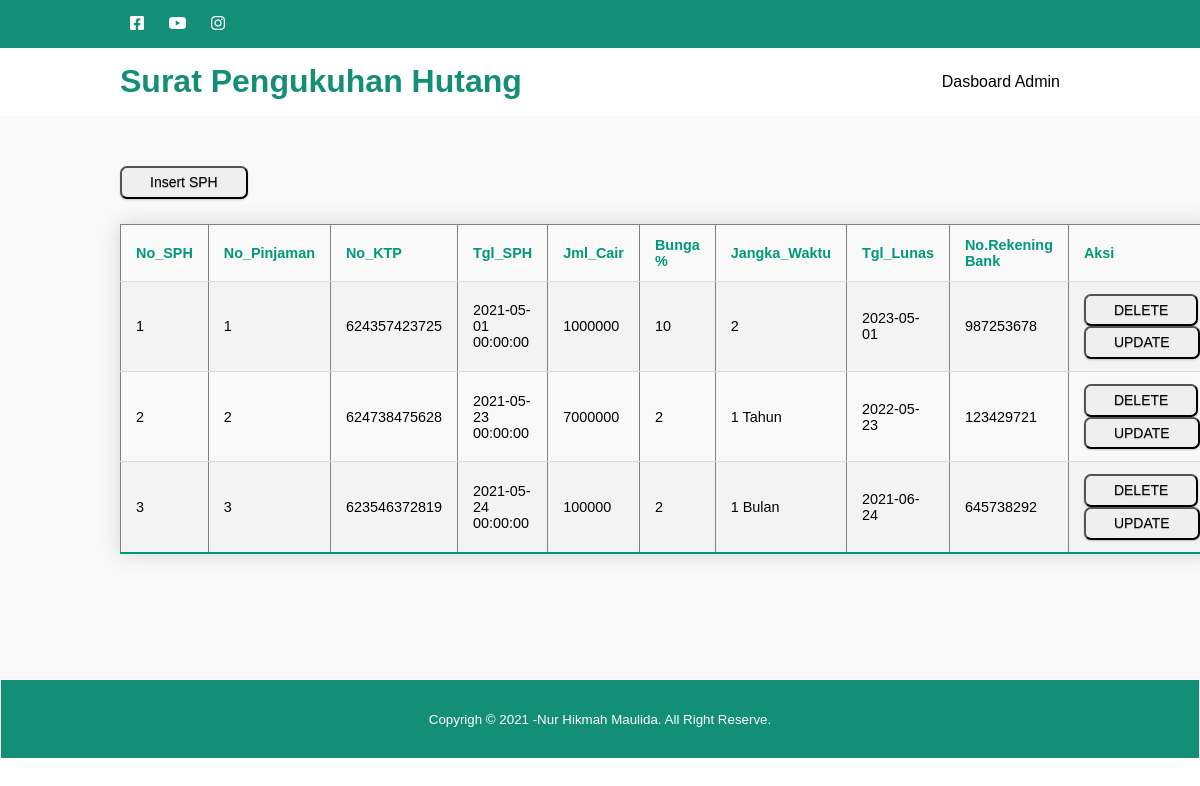
Page /Admin/Data_SPH.php on the committed database.
### tables this page shows
CREATE TABLE `sph` (
  `No_SPH` int(11) NOT NULL,
  `No_Pinjaman` int(11) NOT NULL,
  `No_KTP` varchar(16) NOT NULL,
  `Tgl_SPH` datetime NOT NULL,
  `Jml_Cair` decimal(10,0) NOT NULL,
  `Bunga` int(11) DEFAULT NULL,
  `Jangka_Waktu` varchar(20) DEFAULT NULL,
  `Tgl_Lunas` date DEFAULT NULL,
  `No_Rek` varchar(16) NOT NULL
);

### server.php (called while the page is built, shortened)
<?php
$servername = "localhost";
$database = "sistem_koperasi";
$username = "root";
$password = "";
$conn = mysqli_connect($servername, $username, $password, $database);
function show($query){
    global $conn;
    $result = mysqli_query($conn, $query);
    $rows = [];
    while( $row = mysqli_fetch_assoc($result) ){
        $rows[] = $row;
    }
    return $rows;
}

### Admin/Data_SPH.php (the view, shortened to what this page needs)
<?php
require("../server.php");
$data = show("SELECT * FROM sph");
?>
<!DOCTYPE html>
<html lang="en">
<head>
    <link rel="stylesheet" type="text/css" href="../css/style.css">
    <link rel="stylesheet" href="https://cdnjs.cloudflare.com/ajax/libs/font-awesome/5.15.3/css/all.min.css">
</head>
<body>
    <div class="medsos">
        <div class="container">
            <ul>
                <li><a href=""><i class="fab fa-facebook-square"></i></a> </li>
                <li><a href=""><i class="fab fa-youtube"></i></a> </li>
                <li><a href=""><i class="fab fa-instagram"></i></a> </li>
            </ul>
        </div>
    </div>
    <header>
        <div class="container">
            <h1><a href="../Index.html">Surat Pengukuhan Hutang</a> </h1>
            <ul>
                <li><a href="../Home_Admin.php">Dasboard Admin</a> </li>
            </ul>
        </div>
    </header>
    <section id="Visi">
        <div class="container">
            <form action="insert_sph.php">
        <button class="button">Insert SPH </button>
    </form>
    <table class="styled-table" border="1">
        <tr class="active-row">
            <td>No_SPH</td>
            <td>No_Pinjaman</td>
            <td>No_KTP</td>
            <td>Tgl_SPH</td>
            <td>Jml_Cair</td>
            <td>Bunga %</td>
            <td>Jangka_Waktu</td>
            <td>Tgl_Lunas</td>
            <td>No.Rekening Bank</td>
            <td>Aksi</td>
        </tr>
        <?php
        foreach ($data as $d) {
        ?>
            <tr >
                <td><?php echo $d["No_SPH"]; ?></td>
                <td><?php echo $d["No_Pinjaman"]; ?></td>
                <td><?php echo $d["No_KTP"]; ?></td>
                <td><?php echo $d["Tgl_SPH"]; ?></td>
                <td><?php echo $d["Jml_Cair"]; ?></td>
                <td><?php echo $d["Bunga"]; ?></td>
                <td><?php echo $d["Jangka_Waktu"]; ?></td>
                <td><?php echo $d["Tgl_Lunas"]; ?></td>
                <td><?php echo $d["No_Rek"]; ?></td>
                <td>
                    <form action="" method="GET">
                        <button class="button" type="submit" name="delete_sph" value=<?php echo $d["No_SPH"]; ?>>DELETE</button>
                    </form>
                    <form action="update_sph.php" method="GET">
                        <button class="button" type="submit" name="UpdateSph" value=<?php echo $d["No_SPH"]; ?>>UPDATE</button>
                    </form>
                </td>
            </tr>
        <?php
        }
        ?>
    </table>
            </div>
    </section>
  <footer>
    <div class="container">
        <small>Copyrigh &copy; 2021 -Nur Hikmah Maulida. All Right Reserve.</small>
    </div>
  </footer>
</body>
</html>

### css/style.css (style rules this page uses)
* { padding : 0; margin : 0; font-family: sans-serif; }
a { color: inherit; text-decoration : none; }
.medsos { padding : 5px 0; background-color : #148F77; }
.medsos ul li { display : inline-block; color : #fff; margin : 10px; }
.container { width :80%; margin : 0 auto; }
.container:after { content:''; display: block; clear: both; }
header h1 { float : left; padding : 15px 0; color : #148F77; }
header ul { float : right; }
header ul li { display: inline-block; }
header ul li a { padding:25px 20px; display: inline-block; }
section { padding: 50px 0; }
#Visi { padding-bottom: 100px; background-color: #f9f9f9; }
footer { border: 1px solid; padding:30px 0; background-color: #148F77; color: #fff; text-align: center; }
.styled-table { border-collapse: collapse; margin: 25px 0; font-size: 0.9em; font-family: sans-serif; min-width: 100%; box-shadow: 0 0 20px rgba(0, 0, 0, 0.15); }
.styled-table th, .styled-table td { padding: 12px 15px; }
.styled-table tbody tr { border-bottom: 1px solid #dddddd; }
.styled-table tbody tr:nth-of-type(even) { background-color: #f3f3f3; }
.styled-table tbody tr:last-of-type { border-bottom: 2px solid #009879; }
.styled-table tbody tr.active-row { font-weight: bold; color: #009879; }
.button { display: inline-block; outline: none; cursor: pointer; text-align: center; text-decoration: none; font: 14px/100% Arial, Helvetica, sans-serif; padding: .5em 2em .55em; text-shadow: 0 1px 1px rgba(0,0,0,.3); -webkit-border-radius: .5em; -moz-border-radius: .5em; border-radius: .5em; -webkit-box-shadow: 0 1px 2px rgba(0,0,0,.2); -moz-box-shadow: 0 1px 2px rgba(0,0,0,.2); box-shadow: 0 1px 2px rgba(0,0,0,.2); }

### rows in the picture
sph: No_SPH "1", No_Pinjaman "1", No_KTP "624357423725", Tgl_SPH "2021-05-01 00:00:00", Jml_Cair "1000000", Bunga "10", Jangka_Waktu "2", Tgl_Lunas "2023-05-01", No_Rek "987253678"
sph: No_SPH "2", No_Pinjaman "2", No_KTP "624738475628", Tgl_SPH "2021-05-23 00:00:00", Jml_Cair "7000000", Bunga "2", Jangka_Waktu "1 Tahun", Tgl_Lunas "2022-05-23", No_Rek "123429721"
sph: No_SPH "3", No_Pinjaman "3", No_KTP "623546372819", Tgl_SPH "2021-05-24 00:00:00", Jml_Cair "100000", Bunga "2", Jangka_Waktu "1 Bulan", Tgl_Lunas "2021-06-24", No_Rek "645738292"
